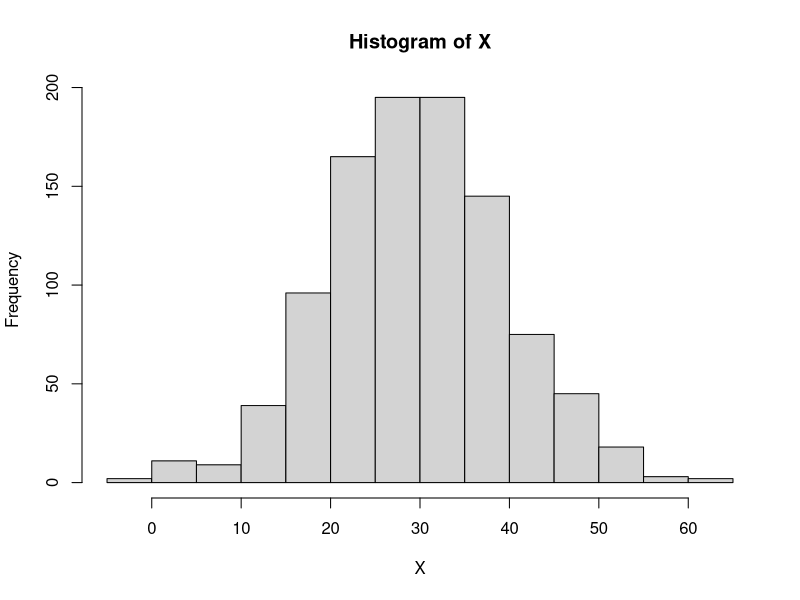
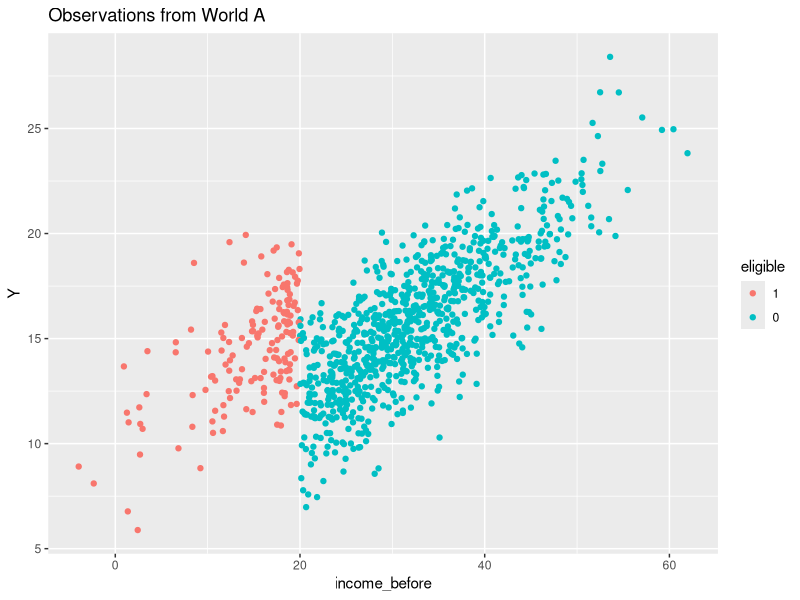
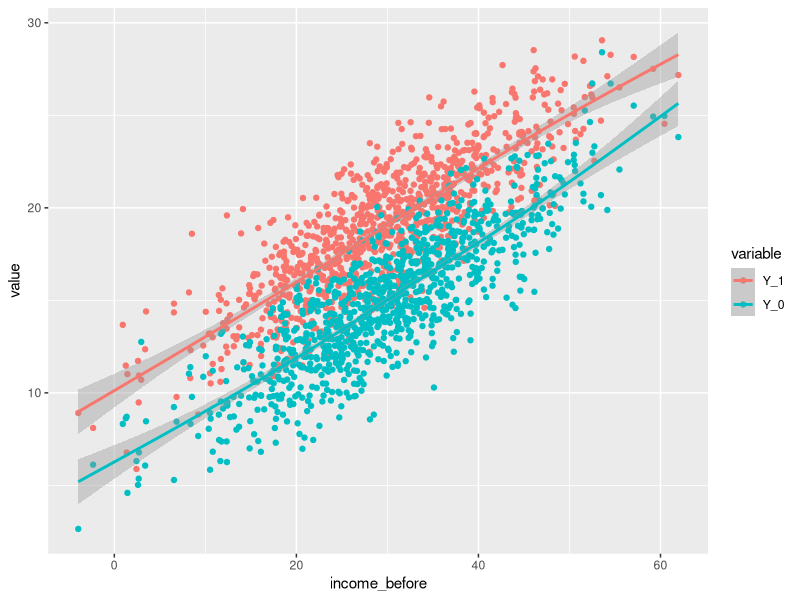
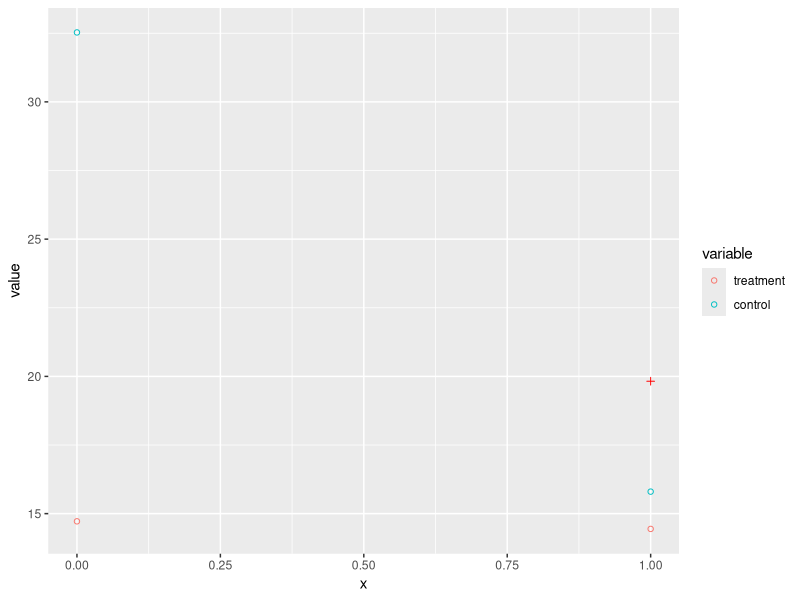

Generate these figures, in order, with R:
## ---- chunk 1
set.seed(1234)
library(dplyr)
library(ggplot2)
library(reshape2)
## ---- chunk 2
X <- rnorm(n = 1000, mean = 30, sd = 10)
hist(X)
## ---- chunk 3
eligible <- ifelse(X<20, 1, 0)
head(eligible)
## ---- chunk 4
df <- data.frame(income_before=X, eligible=eligible)

df['Y_0'] <- rnorm(1000, 6 + .3*X, 2)
df['Y_1'] <- rnorm(1000, 6 + .3*X + 4, 2)

#df$Y_0[df$Y_0<0]
#df$Y_1[df$Y_1<0]

ET_i <- df['Y_1']-df['Y_0']
mean(ET_i[,1])

df['Y'] <- df$Y_0*(1-df$eligible) + df$Y_1*df$eligible
fullA <- df %>% select(income_before, Y_1, Y_0)
obsA <- df %>% select(income_before, eligible, Y)
head(fullA)
head(obsA)
## ---- chunk 5
obsA$eligible <- factor(obsA$eligible, levels = c(1,0))
ggplot(obsA, aes(x=income_before, y=Y, color = eligible)) + 
  geom_point() + ggtitle("Observations from World A")#+geom_smooth(method=lm)
## ---- chunk 6
I_hate_ggplot <- melt(fullA, id.vars="income_before")
ggplot(I_hate_ggplot, aes(income_before,value, col=variable)) + 
  geom_point() + stat_smooth() 
## ---- chunk 7
mean_before_nonel <- mean(obsA[obsA$eligible==0,]$income_before)
mean_after_nonel <- mean(obsA[obsA$eligible==0,]$Y)
mean_before_el <- mean(obsA[obsA$eligible==1,]$income_before)
mean_after_el <- mean(obsA[obsA$eligible==1,]$Y)
mean_Y1_Z0 <- mean(fullA$Y_1[fullA$income_before>20])
#mean_Y1_Z0 <- data.frame(x = c(0,1), mean_Y1_Z0=c(mean_Y1_Z0, NA))
mean_Y1_Z0 <- data.frame(x = c(0,1), mean_Y1_Z0=c(NA, mean_Y1_Z0))
#mean_Y1_Z0

new_df <- data.frame(x = c(0,1), treatment = c(mean_before_el, mean_after_el), control = c(mean_before_nonel, mean_after_nonel))

I_hate_ggplot <- melt(new_df, id.vars="x")

ggplot() + 
  geom_point(data = I_hate_ggplot, aes(x=x, value, col=variable), shape=1) + geom_point(data = data.frame(mean_Y1_Z0), aes(x=c(0,1), y=mean_Y1_Z0), colour='red', shape=3) + stat_smooth() 


## ---- chunk 8
obsA$eligible <- 2-as.numeric(obsA$eligible) # because I turned 'eligible' into a factor before, 
# and lest I get a negative coefficient
summary(glm(Y ~ eligible + income_before, data=obsA))$coefficients[2, 1:2]
## ---- chunk 9
delta <- obsA$Y - obsA$income_before
obsA$delta <- delta
summary(glm(delta ~ eligible, data=obsA))$coefficients[2,1:2]
## ---- chunk 10
df2 <- data.frame(income_before=X, eligible=eligible)

df2['Y_0'] <- rnorm(1000, 6 + X, 2)
df2['Y_1'] <- rnorm(1000, 6 + X + 4, 2)
df2['Y'] <- df2$Y_0*(1-df2$eligible) + df2$Y_1*df2$eligible

obsA2<- df2 %>% select(income_before, eligible, Y)
#reg discontinuity
summary(glm(Y ~ eligible + income_before, data=obsA2))$coefficients[2, 1:2]
#DID
delta <- obsA2$Y - obsA2$income_before
obsA2$delta <- delta
summary(glm(delta ~ eligible, data=obsA2))$coefficients[2,1:2]
